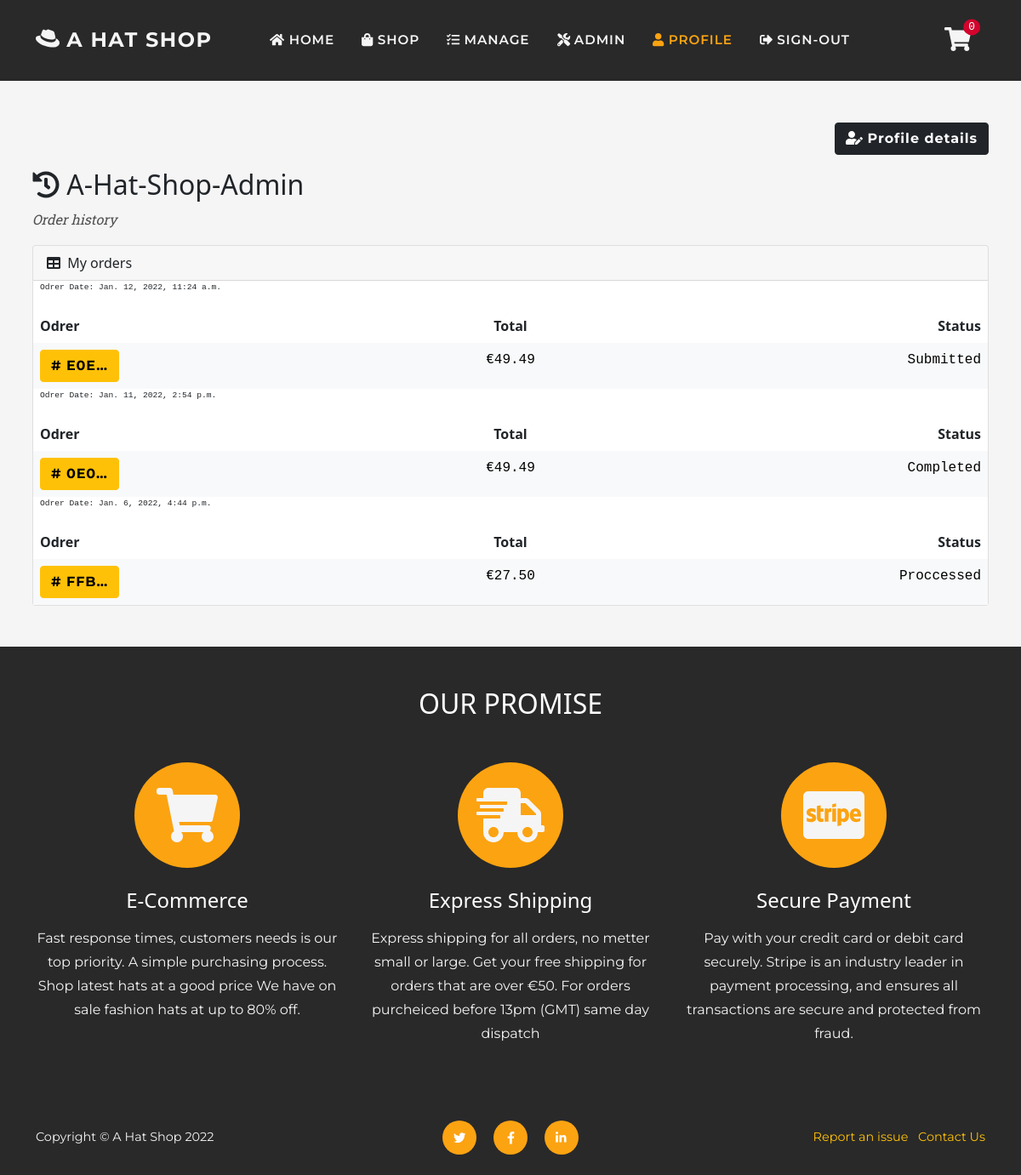
Page /user/ (signed in) on the earlier database version.
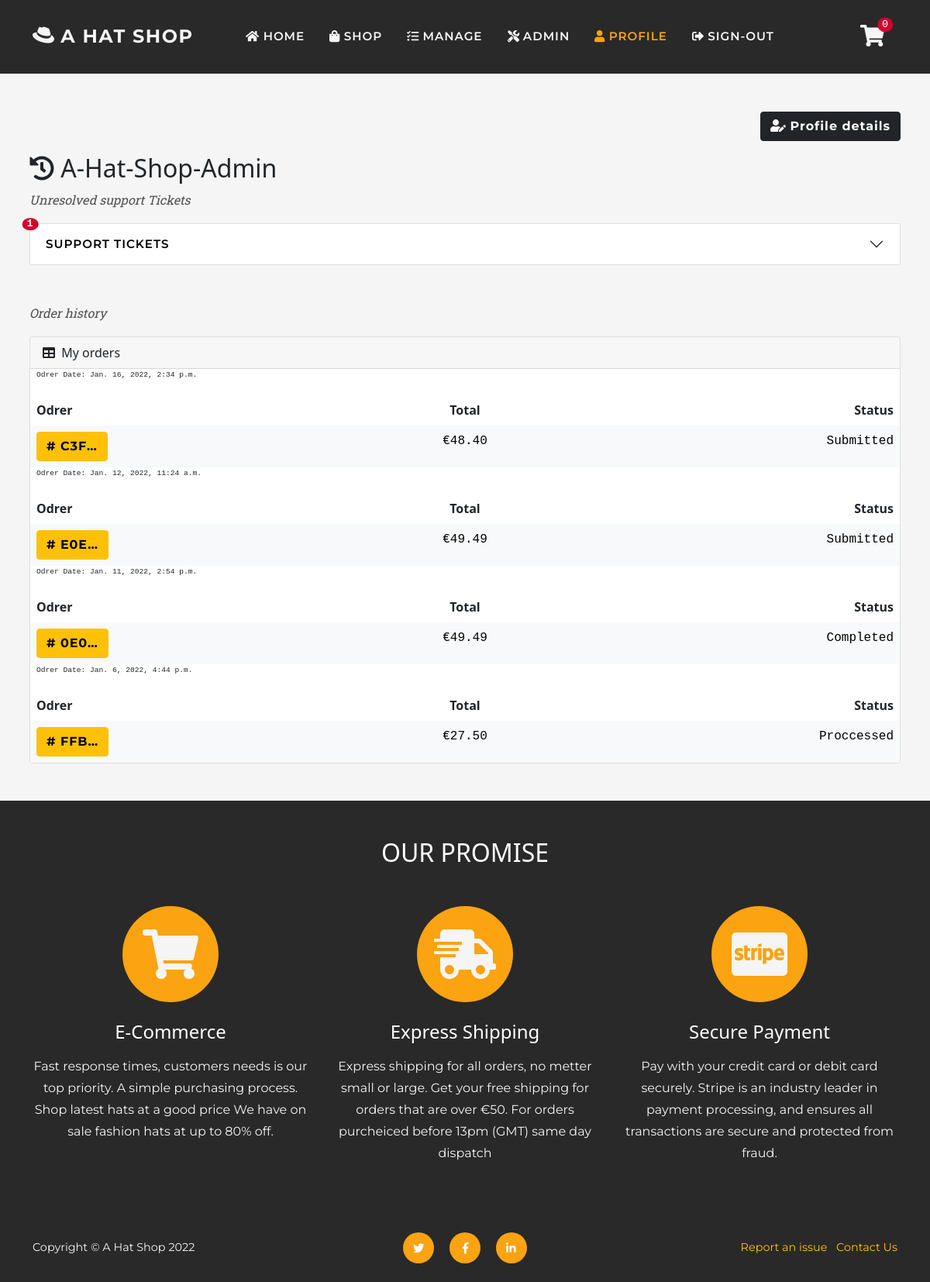
Same page on the later database version.
### checkout/models.py (models this page shows, shortened)
class Order(models.Model):
    SUBMITTED = 'Submitted'
    PAYMENT = 'Payment received'
    PROCESSED = 'Proccessed'
    SHIPPED = 'Shipped'
    CANCELLED = 'Cancelled'
    COMPLETED = 'Completed'
    ORDER_STATUS = [
        (SUBMITTED, 'Submitted'),
        (PAYMENT, 'Payment received'),
        (PROCESSED, 'Proccessed'),
        (SHIPPED, 'Shipped'),
        (CANCELLED, 'Cancelled'),
        (COMPLETED, 'Completed'),
    ]
    date = models.DateTimeField(auto_now_add=True)
    status = models.CharField(
        max_length=50, default=SUBMITTED, choices=ORDER_STATUS)
    order_number = models.CharField(
        max_length=32, null=False, editable=False)
    total = models.DecimalField(
        max_digits=10, decimal_places=2, default=0)
    delivery = models.DecimalField(
        max_digits=6, decimal_places=2, default=0)
    items = models.TextField(
        null=False, blank=False, default='')
    stripe_pid = models.CharField(
        max_length=254, null=False, blank=False, default='')
    paid = models.BooleanField(default=False)
    user_profile = models.ForeignKey(
        User, on_delete=models.SET_NULL,
        null=True, blank=True, related_name='orders')
    full_name = models.CharField(max_length=50)
    email = models.EmailField(max_length=50)
    shipping_name = models.CharField(max_length=50)
    address_line_1 = models.CharField(max_length=100)
    address_line_2 = models.CharField(max_length=100, blank=True)
    city = models.CharField(max_length=60)
    county = models.CharField(max_length=60, blank=True)
    postcode = models.CharField(max_length=30, blank=True)
    country = CountryField(blank_label='Country')
    def __str__(self):
        return str(f'Order #{self.order_number}')

### customers/views.py (the view)
# urls.py: path('user/', include('customers.urls')),
@login_required
def customers(request):
    order_count = None
    all_orders = False
    profile = request.user
    issues = profile.user_support.all().exclude(status='Resolved')
    issues_count = issues.count()
    reviews = request.user.user_review.all()
    if profile.orders:
        if 'all' in request.GET:
            orders = profile.orders.all().order_by('date')
            all_orders = True
        else:
            orders = profile.orders.all().order_by('date')[:10]
            order_count = orders.count()
    else:
        orders = False
    context = {
        'issues_count': issues_count,
        'order_count': order_count,
        'reviews': reviews,
        'all': all_orders,
        'issues': issues,
        'orders': profile.orders.all(),
    }
    return render(request, 'profile/profile.html', context)

### cart/contexts.py (called while the page is built, shortened)
def cart_contents(request):
    cart_items = []
    total = 0
    before = 0
    item_count = 0
    availability = 0
    cart = request.session.get('cart', {})
    if total < 50:
        delivery = total * Decimal(10 / 100)
        free_deivery = 50 * total
    else:
        delivery = 0
        free_deivery = 0
    delivery = round(delivery, 2)
    grand_total = delivery + total
    grand_total = round(grand_total, 2)
    context = {
        'cart_items': cart_items,
        'total': total,
        'before': before,
        'item_count': item_count,
        'delivery': delivery,
        'free_deivery': free_deivery,
        'deivery_treshold': 10,
        'grand_total': grand_total,
    }
    return context

### reviews/contexts.py (called while the page is built)
def review_context(request):
    review_items = ProductReview.objects.all()
    context = {
        'review_items': review_items,
    }
    return context

### support/models.py (called while the page is built)
    def __str__(self):
        return f'Ticket ID:{self.id}.\
        {self.issue} Issue. In order ID:{self.order.id}'

### customers/templates/profile/profile.html (shortened to what this page needs)
{% extends 'base.html' %}
{% load static %}
{% load thumbnail %}
{% load crispy_forms_tags %}
{% block extra_css %}
<link href="{% static 'css/customers.css' %}" rel="stylesheet" />
{% endblock %}
{% block page_header %}
<header class="py-5">
</header>
{% endblock %}
{% block content %}
<section class="page-section">
    <div class="container px-sm-2">
        <div class="col-12 text-left">
            <p class="col-12 text-end"><a class="btn btn-dark orrange" href="{% url 'user_details' %}"><i
                        class="fas fa-user-edit"></i> Profile
                    details</a></p>
        </div>
        <h2 class="text-capitalize"><i class="fas fa-history"></i> {{ request.user }}</h2>
        {% if issues %}
        <div>
            <p class="text-muted text-italic">Unresolved support Tickets
        </div>
        <div class="accordion mb-5 d-grid gap-2" id="accordionOne">
            <div class="accordion-item">
                <h2 class="accordion-header">
                    <button class="accordion-button position-relative collapsed" type="button" data-bs-toggle="collapse"
                        data-bs-target="#collapseFour" aria-expanded="true" aria-controls="collapseFour">
                        Support Tickets
                        <span
                            class="cart-pill text-white position-absolute top-0 start-0 translate-middle font-monospace bg-success {% if sale_coun != 0 %}bg-danger{% endif %} rounded-circle">
                            {{ issues_count }}
                        </span>
                    </button>
                </h2>
            </div>
        </div>
        {% endif %}
        <p class="text-muted text-italic">Order history</p>
        <div class="card">
            <div class="card-header">
                <i class="fas fa-table me-1"></i>
                My orders
            </div>
            <div class="card-body p-0">
                {% if orders %}
                {% for order in orders reversed %}
                <p class="time font-monospace px-2">Odrer Date: {{ order.date }}</p>
                <table class="table table-borderless mb-0">
                    <thead>
                        <tr>
                            <th>Odrer</th>
                            <th class="text-center">Total</th>
                            <th class="text-end">Status</th>
                        </tr>
                    </thead>
                    <tbody class="">
                        <tr class="table-light">
                            <td class="col-4"><a class="btn btn-warning"
                                    href="{% url 'order_history' order.order_number %}"
                                    aria-label="A link to the order id {{ order.id }} summary page"
                                    title="{{ order }}" >
                                   # {{ order.order_number | truncatechars:4 }}
                                </a></td>
                            <td class="font-monospace col-4 text-center">€{{ order.total }}</td>
                            <td class="font-monospace col-4 text-end">{{ order.status }}</td>
                        </tr>
                    </tbody>
                </table>
                {% endfor %}
                {% endif %}
            </div>
        </div>
    </div>
</section>
{% endblock %}

Differences in the rows shown:
added Order: date "Jan. 16, 2022, 2:34 p.m.", order_number "C3F…", total "48.40", status "Submitted"
Other differences:
{{ issues_count }}: (not shown) → "1"
text now shown: "Unresolved support Tickets SUPPORT TICKETS"
